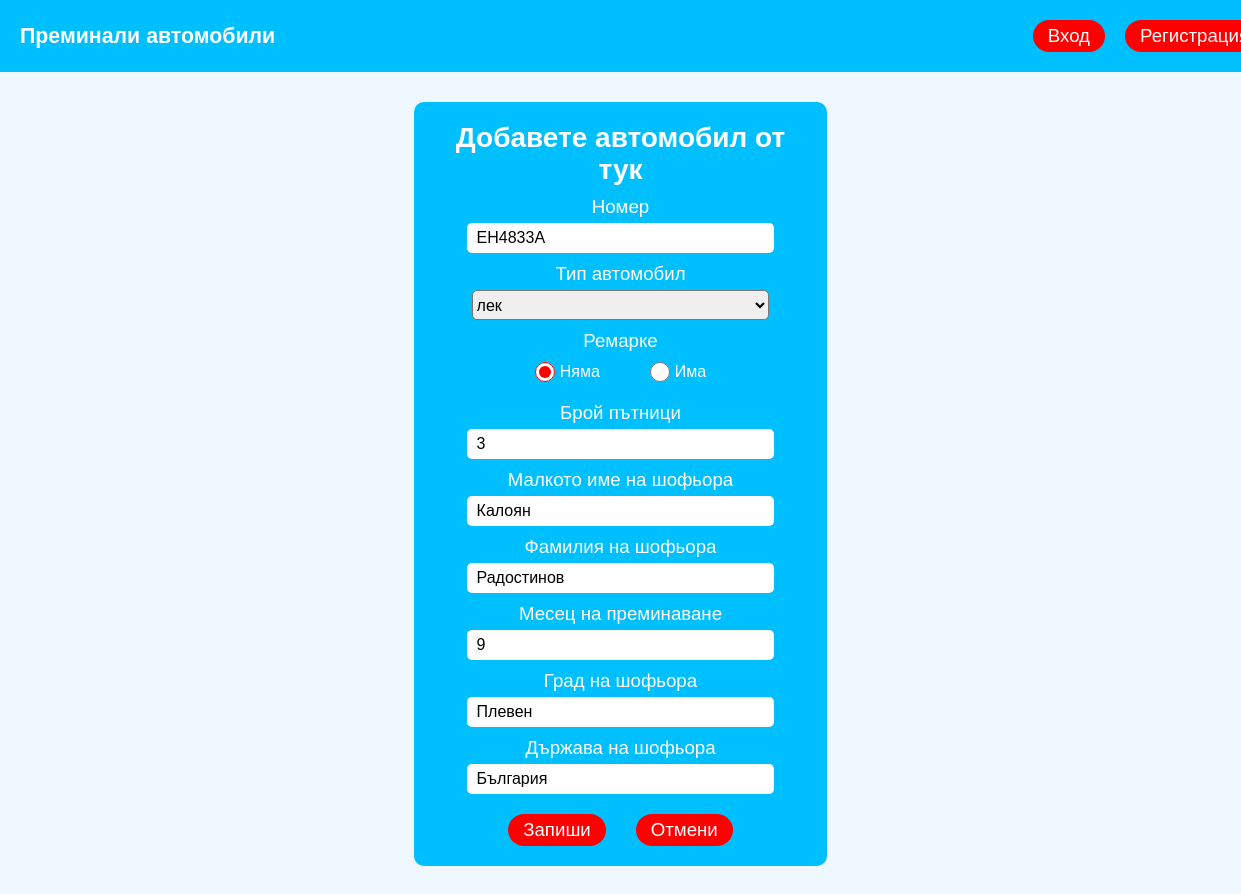
Screenshot of /edit_automobile/edit_automobile.php?id=19 with the database file from the repository.
### tables this page shows
CREATE TABLE `automobile` (
  `id` int(11) NOT NULL,
  `number` varchar(8) NOT NULL,
  `type` enum('лек','товарен','автобус') NOT NULL,
  `trailer` tinyint(1) NOT NULL,
  `passengers` int(11) NOT NULL,
  `driver_name` varchar(40) NOT NULL,
  `month` int(12) NOT NULL,
  `driver_id` int(11) NOT NULL
);

CREATE TABLE `drivers` (
  `id` int(11) NOT NULL,
  `firstname` varchar(20) NOT NULL,
  `lastname` varchar(20) NOT NULL,
  `city` varchar(20) NOT NULL,
  `country` varchar(20) NOT NULL
);

### edit_automobile/edit_automobile.php (the view, shortened to what this page needs)
<!DOCTYPE html>
<html lang="en">
<head>
    <link rel="stylesheet" href="../add_automobile/add_automobile.css">
</head>
<body>
    <?php
    include "../constants.php";
    if ($_SERVER["REQUEST_METHOD"] == "GET" and isset($_GET["id"])) {
        $automobile_id = intval($_GET["id"]);
        $sql = "SELECT * FROM automobile AS a JOIN drivers AS d ON a.driver_id=d.id WHERE a.id=$automobile_id;";
        $result = mysqli_query($dbConnection, $sql);
        if (!$result) {
            echo "<h2>Грешка при получаването на данни!</h2>";
        } else {
            $automobile = mysqli_fetch_assoc($result);
            ?>
            <header>
                <p>Преминали автомобили</p>
                <?php
                if (isset($_SESSION["user"])) {
                    echo "<a href='javascript:void(0)' onclick='confirmLogout()' class='link'>Изход</a>";
                } else {
                    echo "<a href='../login/login_form.php' class='link'>Вход</a>";
                    echo "<a href='../register/register_form.php' class='link'>Регистрация</a>";
                }
                ?>
            </header>
            <form action=<?php echo "edit.php?id={$automobile['id']}"; ?> method="post" class="form">
                <h2>Добавете автомобил от тук</h2>
                <p class="input">
                    <label>Номер</label>
                    <input type="text" name="number" value=<?php echo $automobile['number']; ?>>
                </p>
                <p class="input">
                    <label>Тип автомобил</label>
                    <select name="type">
                        <option value="лек" <?php if ($automobile["type"] == "лек")
                            echo "selected";
                        else
                            echo ""; ?>>лек</option>
                    </select>
                </p>
                <p class="input">
                    <label>Ремарке</label>
                <div class="radio">
                    <p>
                        <input type="radio" name="trailer" value="0" <?php if (intval($automobile["trailer"] == 0))
                            echo "checked";
                        else
                            echo ""; ?>>
                        <label>Няма</label>
                    </p>
                    <p>
                        <input type="radio" name="trailer" value="1" <?php if (intval($automobile["trailer"] == 1))
                            echo "checked";
                        else
                            echo ""; ?>>
                        <label>Има</label>
                    </p>
                </div>
                </p>
                <p class="input">
                    <label>Брой пътници</label>
                    <input type="number" name="passengers" value=<?php echo $automobile['passengers']; ?>>
                </p>
                <p class="input">
                    <label>Малкото име на шофьора</label>
                    <input type="text" name="firstname" value=<?php echo $automobile['firstname']; ?>>
                </p>
                <p class="input">
                    <label>Фамилия на шофьора</label>
                    <input type="text" name="lastname" value=<?php echo $automobile['lastname']; ?>>
                </p>
                <p class="input">
                    <label>Месец на преминаване</label>
                    <input type="number" name="month" value=<?php echo $automobile['month']; ?> min="1" max="12">
                </p>
                <p class="input">
                    <label>Град на шофьора</label>
                    <input type="text" name="city" value=<?php echo $automobile['city']; ?>>
                </p>
                <p class="input">
                    <label>Държава на шофьора</label>
                    <input type="text" name="country" value=<?php echo $automobile['country']; ?>>
                </p>
                <div class="buttons">
                    <button type="submit">Запиши</button>
                    <a href="../automobile_list/automobile_list.php">
                        Отмени
                    </a>
                </div>
            </form>
            <?php
        }
    }
    ?>
</body>
</html>

### add_automobile/add_automobile.css (style rules this page uses)
*,*::after,*::before { margin: 0; padding: 0; font-family: Arial, Helvetica, sans-serif; }
a { text-decoration: none; }
body { background-color: aliceblue; }
header { width: 100%; padding: 20px 0; background-color: rgb(0, 191, 255); color: white; display: flex; align-items: center; gap:20px; }
header a { font-size: 14pt; }
header p { flex: 0 0 80%; font-weight: bold; font-size: 16pt; padding-left: 20px; }
.link { padding: 5px 15px 5px 15px; border-radius: 20px; background-color: red; color: white; }
.form { margin: 30px auto; width: 30vw; background-color: rgb(0, 191, 255); border-radius: 10px; padding: 20px; display: flex; flex-direction: column; align-items: center; gap:10px; color: white; text-align: center; font-size: 14pt; word-wrap: break-word; }
.input { width: 100%; display: flex; flex-direction: column; align-items: center; justify-content: center; gap:5px; }
.input input { width: 80%; height: 30px; border: none; border-radius: 5px; font-size: 12pt; padding-left: 10px; }
.input select { width: 80%; height: 30px; border-radius: 5px; font-size: 12pt; font-family: Arial, Helvetica, sans-serif; }
.radio { display: flex; justify-content: center; font-size: 12pt; gap:50px; }
.radio p { display: flex; justify-content: center; align-items: center; gap:5px; }
.radio input[type="radio"] { width: 20px; height: 20px; accent-color: red; }
.buttons { margin-top: 10px; display: flex; align-items: center; justify-content: center; gap:30px; }
.buttons a { padding: 5px 15px 5px 15px; border-radius: 20px; background-color: red; color: white; }
.buttons button { background-color: red; padding: 5px 15px 5px 15px; color: white; border:none; font-size: 14pt; border-radius: 20px; cursor: pointer; }
@media (max-width:1260px) { header p { flex: 0 0 80%; } }

### rows the page displays
automobile: number "EH4833A", type "лек", trailer "☑", passengers "3", firstname "Калоян", lastname "Радостинов", month "9", city "Плевен", country "България"
